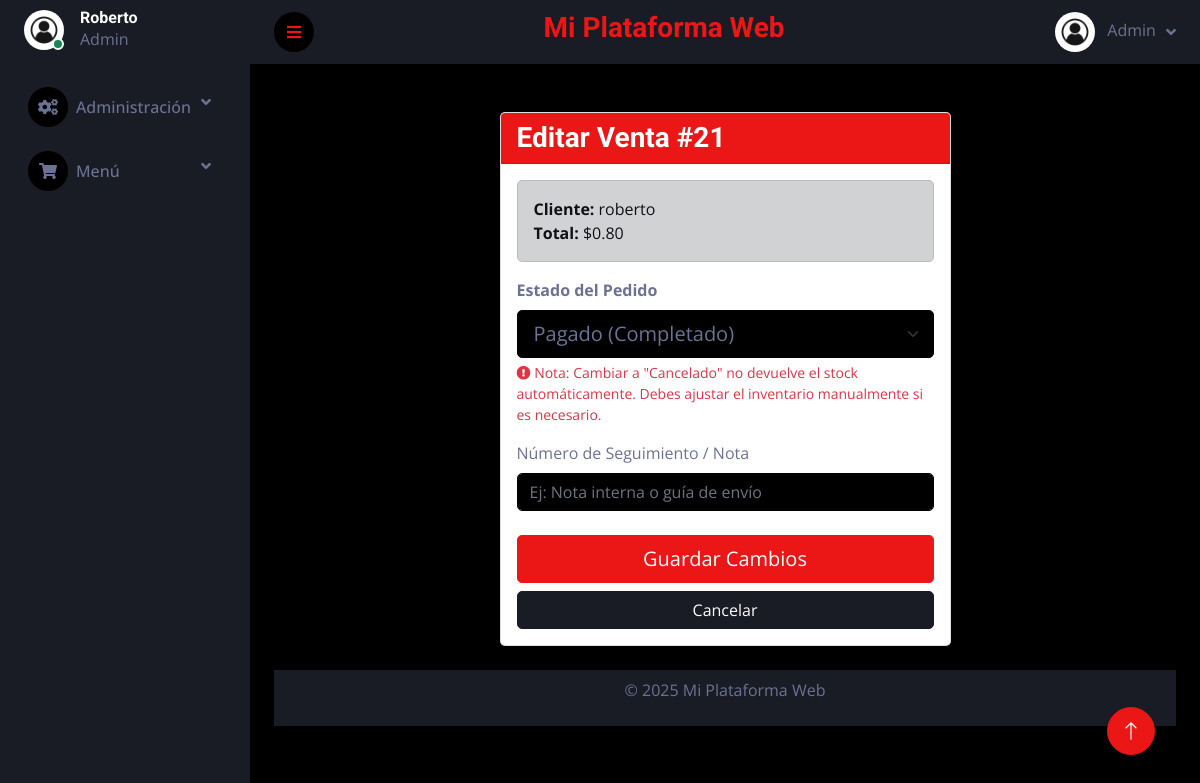
Page /admin/editar_venta.php?id=21 (signed in) on the earlier database version.
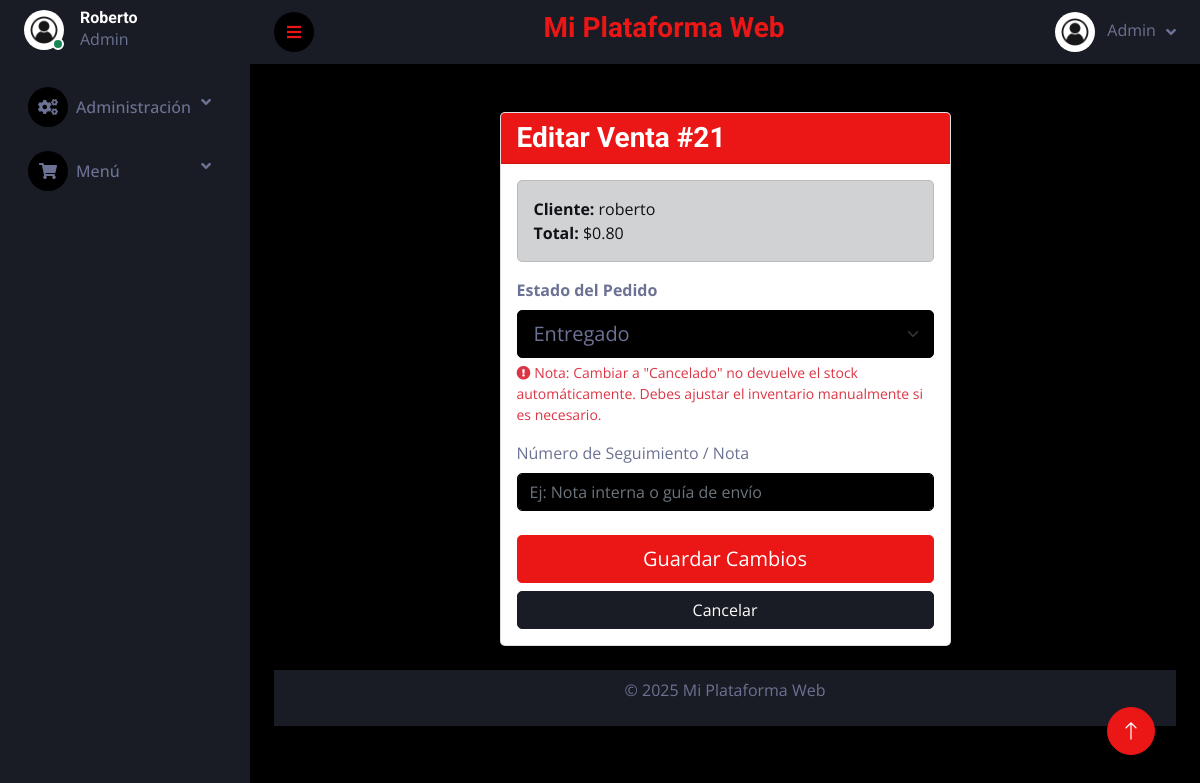
Same page on the later database version.
### tables this page shows
CREATE TABLE `orders` (
  `id` int(11) NOT NULL,
  `user_id` int(11) NOT NULL,
  `total_price` decimal(10,2) NOT NULL,
  `status` enum('pending','paid','preparing','ready','delivered','cancelled') DEFAULT 'pending',
  `shipping_address` text NOT NULL,
  `shipping_method` varchar(100) DEFAULT NULL,
  `tracking_number` varchar(100) DEFAULT NULL,
  `created_at` timestamp NULL DEFAULT current_timestamp(),
  `updated_at` timestamp NULL DEFAULT NULL ON UPDATE current_timestamp()
);

CREATE TABLE `users` (
  `id` int(11) NOT NULL,
  `name` varchar(100) NOT NULL,
  `email` varchar(150) NOT NULL,
  `password` varchar(255) NOT NULL,
  `phone` varchar(20) NOT NULL,
  `document_id` varchar(50) NOT NULL,
  `address` text NOT NULL,
  `role` enum('admin','user') NOT NULL DEFAULT 'user',
  `profile_pic` varchar(255) DEFAULT 'default.jpg',
  `balance` decimal(10,2) DEFAULT 0.00,
  `reset_token` varchar(255) DEFAULT NULL,
  `token_expiry` datetime DEFAULT NULL,
  `created_at` timestamp NULL DEFAULT current_timestamp(),
  `updated_at` timestamp NULL DEFAULT current_timestamp() ON UPDATE current_timestamp()
);

### funciones/conexion.php (called while the page is built, shortened)
<?php
class Database
{
    private static $connection = null;
    public static function getConnection()
    {
        if (self::$connection === null) {
            try {
                $host     = $_ENV['DB_HOST'] ?? 'localhost';
                $dbname   = $_ENV['DB_NAME'] ?? 'minimarket';
                $username = $_ENV['DB_USER'] ?? 'root';
                $password = $_ENV['DB_PASSWORD'] ?? '';
                $port     = $_ENV['DB_PORT'] ?? '3306';
                $options = [
                    PDO::ATTR_ERRMODE            => PDO::ERRMODE_EXCEPTION,
                    PDO::ATTR_DEFAULT_FETCH_MODE => PDO::FETCH_ASSOC,
                    PDO::ATTR_EMULATE_PREPARES   => false,
                ];
                self::$connection = new PDO(
                    "mysql:host=$host;port=$port;dbname=$dbname;charset=utf8mb4",
                    $username,
                    $password,
                    $options
                );
            } catch (PDOException $e) {
                error_log("Error de conexión: " . $e->getMessage());
                die("<h3>Error de conexión.</h3><p>Verifica tu archivo .env y los logs del servidor.</p>");
            }
        }
        return self::$connection;
    }
}
?>

### templates/autoload.php (called while the page is built, shortened)
<?php
require_once '../funciones/conexion.php';
$db = Database::getConnection();
require_once '../funciones/OrderManager.php';
$orderManager = new OrderManager($db);

### funciones/OrderManager.php (called while the page is built, shortened)
<?php
class OrderManager {
    private $db;
    public function __construct($db) {
        $this->db = Database::getConnection();
    }
    public function getOrderById($id) {
        $sql = "SELECT orders.*, users.name AS customer_name FROM orders JOIN users ON orders.user_id = users.id WHERE orders.id = ?";
        $stmt = $this->db->prepare($sql);
        $stmt->execute([$id]);
        return $stmt->fetch(PDO::FETCH_ASSOC);
    }
}
?>

### admin/editar_venta.php (the view, shortened to what this page needs)
<?php
require_once '../templates/autoload.php';
$ventaId = $_GET['id'] ?? 0;
$venta = $orderManager->getOrderById($ventaId);
require_once '../templates/header.php';
require_once '../templates/menu.php';
?>
<div class="container mt-5">
    <div class="row justify-content-center">
        <div class="col-md-6">
            <div class="card shadow">
                <div class="card-header bg-primary text-white">
                    <h3 class="mb-0">Editar Venta #<?= htmlspecialchars($venta['id']) ?></h3>
                </div>
                <div class="card-body">
                    <div class="alert alert-secondary">
                        <strong>Cliente:</strong> <?= htmlspecialchars($venta['customer_name'] ?? 'Desconocido') ?><br>
                        <strong>Total:</strong> $<?= number_format($venta['total_price'], 2) ?>
                    </div>
                    <form method="post" action="">
                        <div class="mb-3">
                            <label for="estado" class="form-label fw-bold">Estado del Pedido</label>
                            <select class="form-select form-select-lg" id="estado" name="estado">
                                <option value="paid" <?= ($venta['status'] === 'paid') ? 'selected' : '' ?>>Pagado (Completado)</option>
                                <option value="delivered" <?= ($venta['status'] === 'delivered') ? 'selected' : '' ?>>Entregado</option>
                            </select>
                            <div class="form-text text-danger">
                                <i class="fa fa-exclamation-circle"></i> Nota: Cambiar a "Cancelado" no devuelve el stock automáticamente. Debes ajustar el inventario manualmente si es necesario.
                            </div>
                        </div>
                        <div class="mb-3">
                            <label for="tracking" class="form-label">Número de Seguimiento / Nota</label>
                            <input type="text" class="form-control" id="tracking" name="tracking_number" value="<?= htmlspecialchars($venta['tracking_number'] ?? '') ?>" placeholder="Ej: Nota interna o guía de envío">
                        </div>
                        <div class="d-grid gap-2 mt-4">
                            <button type="submit" class="btn btn-primary btn-lg">Guardar Cambios</button>
                            <a href="ver_venta.php?id=<?= $venta['id'] ?>" class="btn btn-secondary">Cancelar</a>
                        </div>
                    </form>
                </div>
            </div>
        </div>
    </div>
</div>
<?php require_once '../templates/footer.php'; ?>

Differences in the rows shown:
changed orders "roberto": estado "Pagado (Completado)" → "Entregado"
